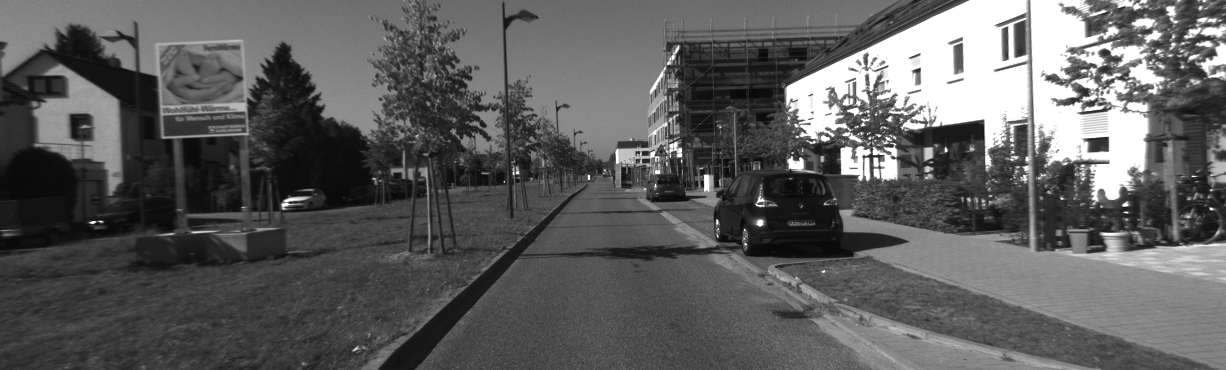
#> input picture img/KITTI_sequence_1/image_l/000000.png, 1226 x 370 px, given in place of frame_0020.png, which was not available
$ python main.py
#> lines starting #> are read from the running program, lines starting #| are printed output that depends on the picture; pictures that were not available may be replaced by others from this repository, and a replacement may not be noted
### python/fast.py
from PIL import Image
import matplotlib.pyplot as plt
import numpy as np
import math
import time

def bresenham_circle_3(xc, yc):
    points = []
    points.append((xc + 3, yc + 0))
    points.append((xc + 3, yc + 1))
    points.append((xc + 2, yc + 2))
    points.append((xc + 1, yc + 3))
    points.append((xc + 0, yc + 3))
    points.append((xc - 1, yc + 3))
    points.append((xc - 2, yc + 2))
    points.append((xc - 3, yc + 1))
    points.append((xc - 3, yc + 0))
    points.append((xc - 3, yc - 1))
    points.append((xc - 2, yc - 2))
    points.append((xc - 1, yc - 3))
    points.append((xc + 0, yc - 3))
    points.append((xc + 1, yc - 3))
    points.append((xc + 2, yc - 2))
    points.append((xc + 3, yc - 1))
    return points


def is_corner(x, y, image, threshold=20):
    # Get bresenham's circle radius 3 points
    circle_points = bresenham_circle_3(x, y)

    # Filter valid points
    valid_points = [(px, py) for px, py in circle_points if 0 <= px < image.width and 0 <= py < image.height]

    if len(valid_points) < 12:
        return False

    center_pixel = image.getpixel((x, y))
    pixel_values = [image.getpixel((px, py)) for px, py in valid_points]

    # Check for 12 contiguous pixels (handling wrap-around)
    n = len(pixel_values)


    #check if contiguous pixels are possible
    edges = 0
    for i in range(4):
        if abs(pixel_values[i*4] - center_pixel) > threshold:
            edges += 1

    if edges < 3:
        return False

    # Check for 9 contiguous pixels
    for start in range(n):
        darker_count = 0
        brighter_count = 0

        for i in range(9):
            idx = (start + i) % n
            diff = pixel_values[idx] - center_pixel

            if diff <= -threshold:
                darker_count += 1
                brighter_count = 0
            elif diff >= threshold:
                brighter_count += 1
                darker_count = 0
            else:
                # Sequence broken, no point continuing this starting position
                break

        if darker_count >= 9 or brighter_count >= 9:
            return True

    return False

def fast_corner_detection(image, threshold=30):
    corners = []
    width, height = image.size

    for y in range(height):
        for x in range(width):
            if is_corner(x, y, image, threshold):
                corners.append((x, y))

    return corners


# [27 lines left out: function main, not called in this run]

# [2 lines that do not run on import are left out]

### python/brief.py
import numpy as np
import scipy.ndimage as ndimage
from PIL import Image
from fast import fast_corner_detection
import time
from PIL import ImageDraw

class BRIEFDescriptor:
    # [242 lines left out: functions __init__, generate_pattern, compute, hamming_distance, test_brief, apply_nms and 2 more, not called in this run]

#def test_matching():
def test_matching(image1, image2):
    # [5 lines of commented-out code are left out]

    gray1 = image1
    gray2 = image2

    #gray1 = gray1.resize((1280, 720))
    #gray2 = gray2.resize((1280, 720))

    # Extract features from both frames
    corners1 = fast_corner_detection(gray1, threshold=10)
    corners2 = fast_corner_detection(gray2, threshold=10)

    corners1 = np.array(adaptive_nms(corners1, np.array(gray1), num_features=2000, min_distance=5))
    corners2 = np.array(adaptive_nms(corners2, np.array(gray2), num_features=2000, min_distance=5))

    brief = BRIEFDescriptor(n_bits=256, patch_size=31)
    desc1, valid_idx1 = brief.compute(gray1, corners1)
    desc2, valid_idx2 = brief.compute(gray2, corners2)

    corners1 = corners1[valid_idx1]
    corners2 = corners2[valid_idx2]

    print(f"Frame 1: {len(corners1)} features")
    print(f"Frame 2: {len(corners2)} features")

    # Match features
    matches = match_features(desc1, desc2, ratio_threshold=0.75, max_distance=50)


    print(f"Found {len(matches)} matches")

    # Analyze match quality
    if len(matches) > 0:
        distances = [m[2] for m in matches]
        print(f"Average Hamming distance: {np.mean(distances):.1f}")
        print(f"Min distance: {np.min(distances)}")
        print(f"Max distance: {np.max(distances)}")

    return corners1, corners2, desc1, desc2, matches


# [81 lines left out: functions match_features, visualize_matches, not called in this run]


# [9 lines that do not run on import are left out]

### python/main.py
from PIL import Image
from brief import test_matching, visualize_matches, simple_motion_check
from ransac import ransac
from post import *


def test_brief_and_ransac():
    # [5 lines of commented-out code are left out]
    image1 = Image.open('../../img/rec3/frames/frame_0020.png').convert('L')
#> image1 is the input picture: PIL image 1226x370 L; min 8, max 255, mean 93.4
    image2 = Image.open('../../img/rec3/frames/frame_0025.png').convert('L')
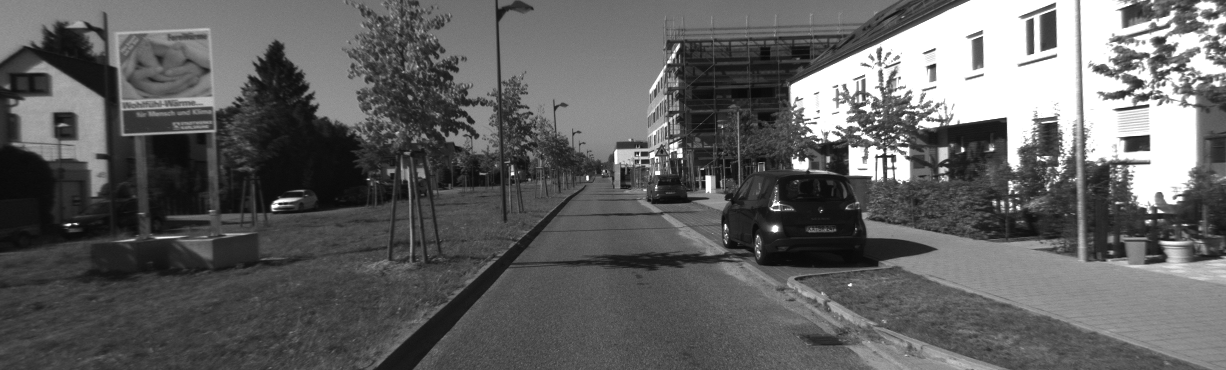
#> input picture img/KITTI_sequence_1/image_l/000001.png, 1226 x 370 px, given in place of frame_0025.png, which was not available
#> image2 is the input picture: PIL image 1226x370 L; min 8, max 255, mean 96.9
    image1 = image1.resize((1080, 1920))
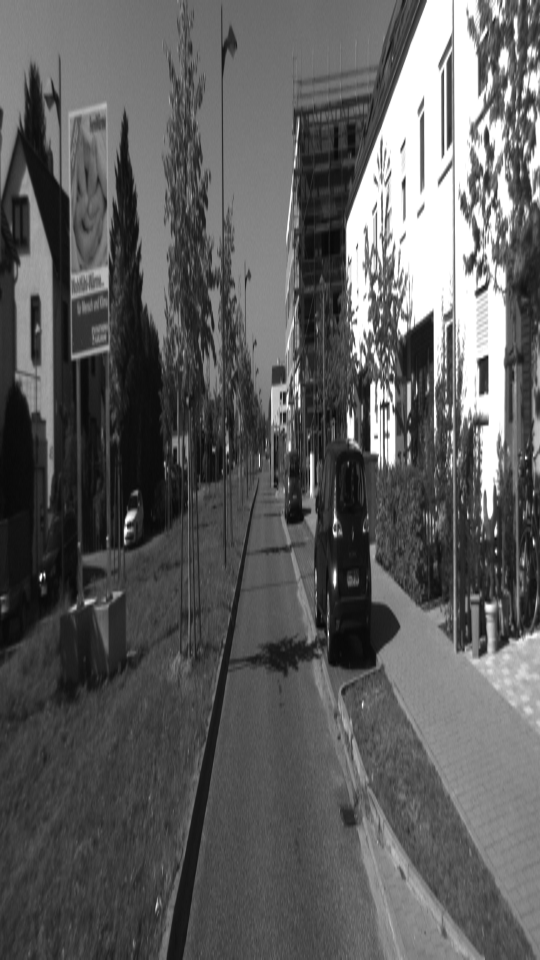
#> image1: PIL image 1080x1920 L (shown at 1/2 size); min 7, max 255, mean 93.4
    image2 = image2.resize((1080, 1920))
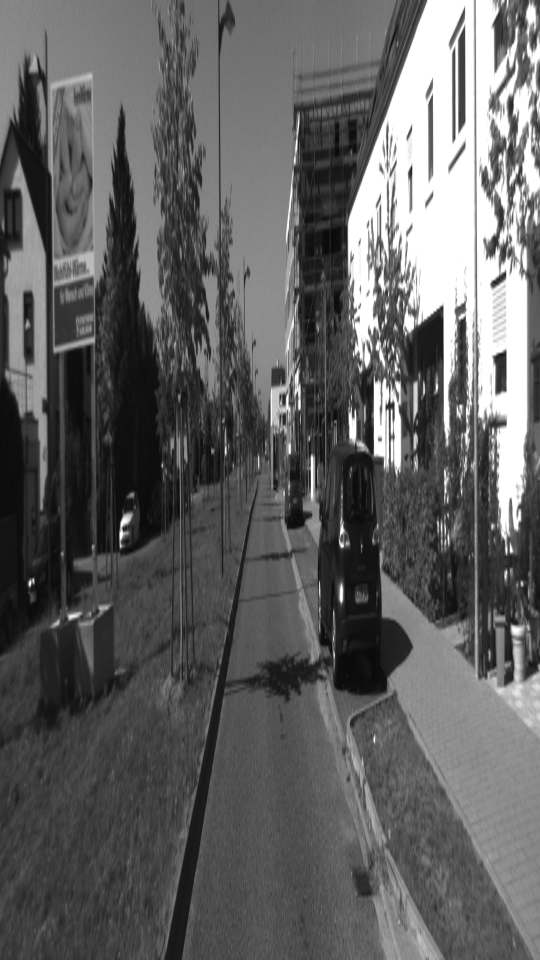
#> image2: PIL image 1080x1920 L (shown at 1/2 size); min 2, max 255, mean 96.8

    corners1, corners2, desc1, desc2, matches = test_matching(image1, image2)

    matF, matches_ransac = ransac(corners1, corners2, matches)
    print("Fundamental Matrix:")
    print(matF)

    print("\nPure BRIEF:")
    visualize_matches(image1, image2, corners1, corners2, matches, max_display=100)
    simple_motion_check(corners1, corners2, matches)
    print("Inliers:", len(matches))

    print("\nBRIEF+RANSAC:")
    visualize_matches(image1, image2, corners1, corners2, matches_ransac, max_display=100)
    simple_motion_check(corners1, corners2, matches_ransac)
    print("Inliers:", len(matches_ransac))


if __name__ == "__main__":
#> (the run stopped early here; a loop or call above may not have finished)
